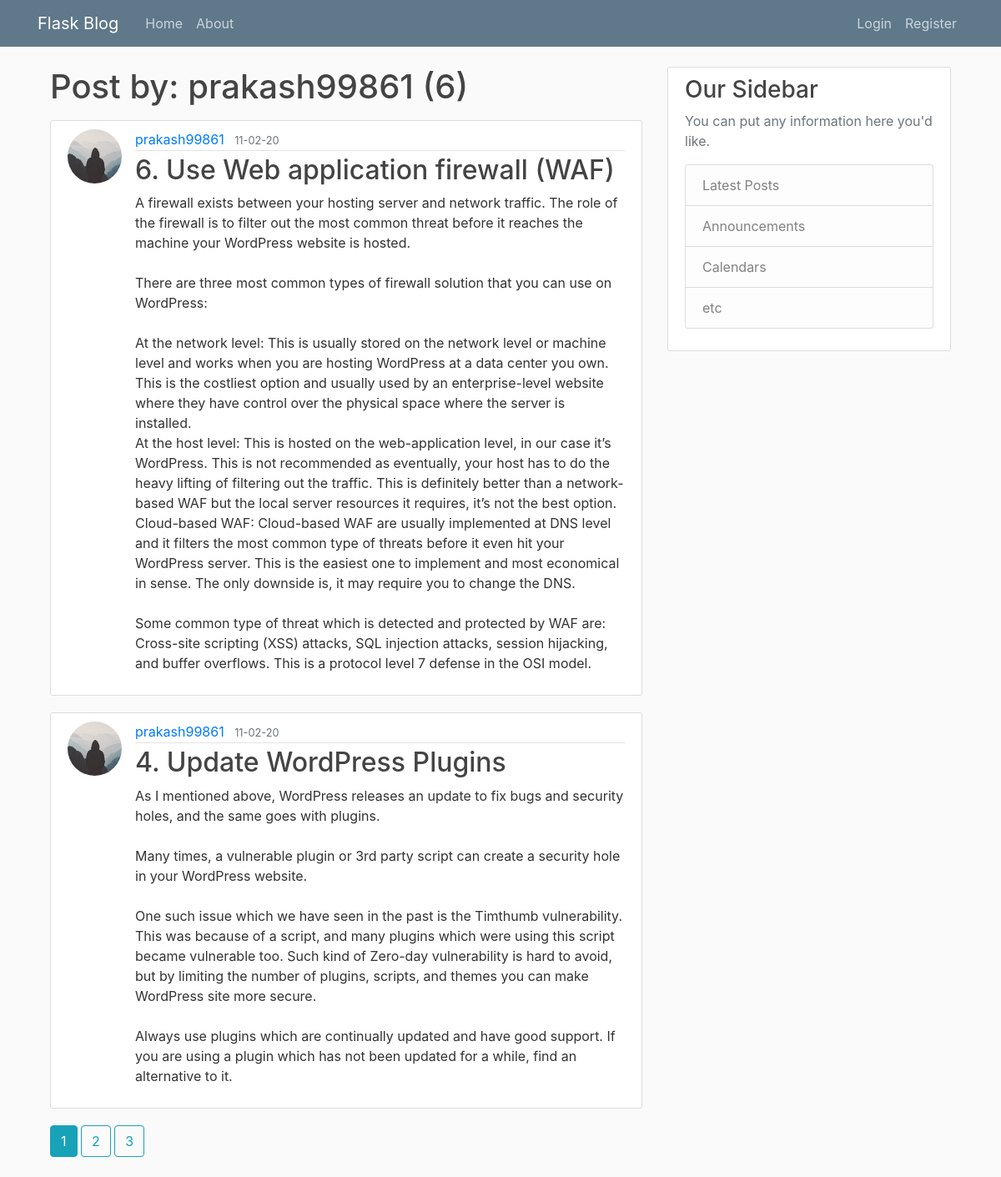
/user/prakash99861, run on the app's committed database.
### pyflask/models.py (models this page shows, shortened)
class User(db.Model, UserMixin):
    id = db.Column(db.Integer, primary_key=True)
    username: str = db.Column(db.String(20), unique=True, nullable=False)
    email: str = db.Column(db.String(120), unique=True, nullable=False)
    image_file: str = db.Column(db.String(20), default='default.jpg', nullable=True)
    password = db.Column(db.String(60), nullable=False)
    posts = db.relationship('Post', backref='author', lazy=True)

class Post(db.Model):
    id = db.Column(db.Integer, primary_key=True)
    title = db.Column(db.String(100), nullable=False)
    date_posted = db.Column(db.DateTime, nullable=False, default=datetime.utcnow)
    content = db.Column(db.Text, nullable=False)
    user_id = db.Column(db.Integer, db.ForeignKey('user.id'), nullable=False)

### pyflask/routes.py (the view)
@app.route("/user/<string:username>")
def user_posts(username):
    page = request.args.get('page', 1, type=int)
    user = User.query.filter_by(username=username).first_or_404()
    posts = Post.query.filter_by(author=user)\
        .order_by(Post.date_posted.desc())\
        .paginate(page=page, per_page=2)
    return render_template('user_posts.html',posts=posts, user=user)

### pyflask/templates/user_posts.html
{% extends "layout.html" %}
{% block content %}
    <h1 class="mb-3">
        Post by: {{ user.username }} ({{ posts.total }})
    </h1>
    {% for post in posts.items %}
        <article class="media content-section">
            <img class="rounded-circle article-img" src="{{ url_for('static', filename='profile_pics/' + post.author.image_file)}}" alt="Author image"/>
            <div class="media-body">
                <div class="article-metadata">
                    <a class="mr-2" href="{{ url_for('user_posts', username=post.author.username) }}">{{ post.author.username }}</a>
                <small class="text-muted">{{ post.date_posted.strftime('%d-%m-%y') }}</small>
                </div>
                <h2><a class="article-title" href="{{url_for('post', post_id=post.id)}}">{{ post.title }}</a></h2>
                <p class="article-content">{{ post.content }}</p>
            </div>
        </article>
    {% endfor %}
    {% for page_num in posts.iter_pages(left_edge=1, right_edge=1, left_current=1, right_current=2) %}
      {% if page_num %}
        {% if posts.page == page_num %}
          <a class="btn btn-info mb-4" href="{{ url_for('user_posts', username=user.username, page=page_num) }}">{{ page_num }}</a>
        {% else %}
          <a class="btn btn-outline-info mb-4" href="{{ url_for('user_posts', username=user.username, page=page_num) }}">{{ page_num }}</a>
        {% endif %}
      {% else %}
        ...
      {% endif %}
    {% endfor %}
{% endblock content %}

### pyflask/static/main.css (style rules this page uses)
body { background: #fafafa; color: #333333; margin-top: 5rem; }
h1, h2, h3, h4, h5, h6 { color: #444444; }
.content-section { background: #ffffff; padding: 10px 20px; border: 1px solid #dddddd; border-radius: 3px; margin-bottom: 20px; }
.article-title { color: #444444; }
.article-content { white-space: pre-line; }
.article-img { height: 65px; width: 65px; margin-right: 16px; }
.article-metadata { padding-bottom: 1px; margin-bottom: 4px; border-bottom: 1px solid #e3e3e3 }

### data on the page
User: username "prakash99861"
Post: image_file (placeholder picture), author.username "prakash99861", date_posted "11-02-20", title "6. Use Web application firewall (WAF)", content "A firewall exists between your hosting server and network traffic. The role of the firewall is to filter out the most common threat before it reaches the machine your WordPress website is hosted. There are three most common types of firewall solution that you can use on WordPress: At the network level: This is usually stored on the network level or machine level and works when you are hosting WordPress at a data center you own. This is the costliest option and usually used by an enterprise-level website where they have control over the physical space where the server is installed. At the host level: This is hosted on the web-application level, in our case it’s WordPress. This is not…"
Post: image_file (placeholder picture), author.username "prakash99861", date_posted "11-02-20", title "4. Update WordPress Plugins", content "As I mentioned above, WordPress releases an update to fix bugs and security holes, and the same goes with plugins. Many times, a vulnerable plugin or 3rd party script can create a security hole in your WordPress website. One such issue which we have seen in the past is the Timthumb vulnerability. This was because of a script, and many plugins which were using this script became vulnerable too. Such kind of Zero-day vulnerability is hard to avoid, but by limiting the number of plugins, scripts, and themes you can make WordPress site more secure. Always use plugins which are continually updated and have good support. If you are using a plugin which has not been updated for a while, find an…"

### other printed values
{{ posts.total }} "6"
{{ page_num }} "1"
{{ page_num }} "2" "3"
